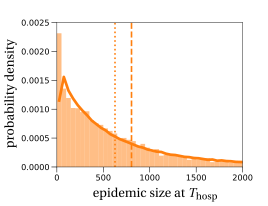

The script that drew this image:
import numpy as np
import matplotlib.pyplot as plt
import os
from numpy import genfromtxt
from scipy.stats import gamma
from scipy.stats import geom
from scipy.optimize import fsolve

################################
################################ path
################################

os.chdir(os.path.realpath(''))

################################
################################ Import Data 
################################
time = []
size = []

my_data = genfromtxt('size_time.txt', delimiter=',')
#my_data = genfromtxt('size_time_poisson.txt', delimiter=',')
for i in range(len(my_data)):
    size.append(float(my_data[i][1]))
    time.append(float(my_data[i][0]))


time = np.array(time)
size = np.array(size)

################################
################################ theory
################################
########## parameters
p_hosp = 0.029

########## Hospitalization time distribution - Gamma
shape_hosp = 31.01
scale_hosp = 0.463

########## secondary infections
R0 = 2.9
kappa = 0.57
p_inf = kappa/(kappa+R0)

########## auxiliary
dt = 0.01
tfin = 100.
t = np.arange(0,tfin+dt,dt)
tfin_hosp = 80

################################ prediction
####### extinction probability - negbin
def ext(x):
    return(x-(p_inf/(1-(1-p_inf)*x))**kappa)

p_ext = fsolve(ext,0.5)
p_surv = 1 - p_ext[0]


####### epidemic size prediction
alpha = 0.210157    # Mathematica solution!
beta = 4.67873      # Mathematica solution!

######## hospitalization times
hosp_time_dist = np.zeros(len(t))

#################### computation
for k in range(200):            ### sum over geometric distribution
    
    # determine deterministic hitting time of k infected individuals
    tdet = np.log(k*alpha*beta*p_surv)/alpha
    
    if (tdet <= 0): tdet = 0
    
    # add hospitalisation time distribution to tdet
    index = int(tdet/dt)
    hosp_time_dist[index:] += geom.pmf(k,p_hosp) * gamma.pdf(t[0:(len(t)-index)],shape_hosp,scale = scale_hosp)

####### epidemic size distribution
dsize = 50
I = np.arange(dsize,15001,dsize)
dens_I = np.zeros(len(I))

ind_old = 0
for i in range(len(I)):
    tdet_index = int(np.round(np.log(I[i]*alpha*beta*p_surv)/alpha/dt))+1
        
    dens_I[i] = np.sum(hosp_time_dist[ind_old:tdet_index]*dt)/dsize
    
    ind_old = tdet_index
    
    
################################
################################ Plot
################################

plt.hist(size, bins=np.arange(0,np.max(size),50),density=True,alpha=0.5,color='C1')
plt.plot(I-dsize/2,dens_I,linewidth=5,color='C1')
plt.axvline(np.mean(size),color='C1',linewidth=3,linestyle='dotted')
plt.axvline(np.sum((I-25)*50*dens_I),color='C1',linewidth=3,linestyle='dashed')
plt.xlim((0,2000))
plt.ylim((0,0.0025))
plt.tick_params(axis='both', which='major', labelsize=15, width=1, length=10)
plt.tick_params(axis='both', which='minor', labelsize=10, width=1, length=5)
plt.show()
